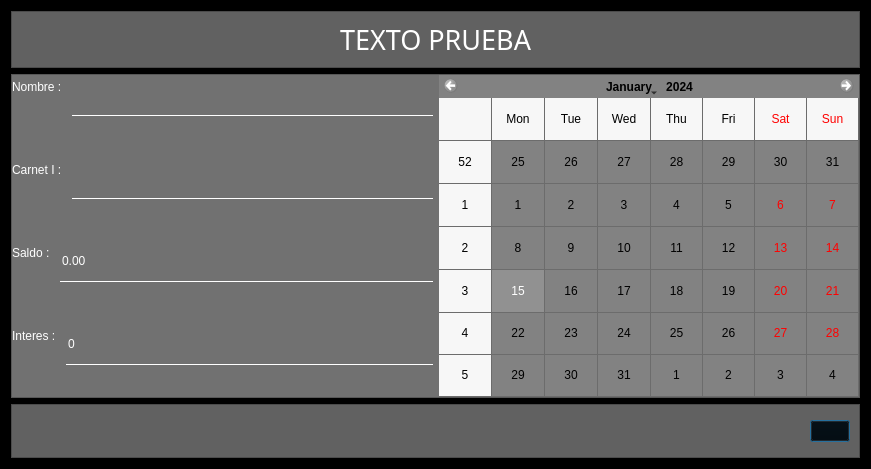
<?xml version="1.0" encoding="UTF-8"?>
<ui version="4.0">
 <class>Mostrar_informacion</class>
 <widget class="QDialog" name="Mostrar_informacion">
  <property name="windowModality">
   <enum>Qt::ApplicationModal</enum>
  </property>
  <property name="geometry">
   <rect>
    <x>0</x>
    <y>0</y>
    <width>871</width>
    <height>469</height>
   </rect>
  </property>
  <property name="windowTitle">
   <string>Información</string>
  </property>
  <property name="windowIcon">
   <iconset resource="helpers.qrc">
    <normaloff>:/img (8).png</normaloff>:/img (8).png</iconset>
  </property>
  <property name="styleSheet">
   <string notr="true">#Mostrar_informacion{

	background-color: rgb(0, 0, 0);
}
#header{background-color: rgb(97, 97, 97);}


#body{background-color: rgb(113, 113, 113);}


#futter{background-color: rgb(97, 97, 97);}</string>
  </property>
  <layout class="QVBoxLayout" name="verticalLayout" stretch="1,6,1">
   <item>
    <widget class="QFrame" name="header">
     <property name="styleSheet">
      <string notr="true"/>
     </property>
     <property name="frameShape">
      <enum>QFrame::StyledPanel</enum>
     </property>
     <property name="frameShadow">
      <enum>QFrame::Raised</enum>
     </property>
     <layout class="QHBoxLayout" name="horizontalLayout">
      <item>
       <spacer name="horizontalSpacer">
        <property name="orientation">
         <enum>Qt::Horizontal</enum>
        </property>
        <property name="sizeHint" stdset="0">
         <size>
          <width>312</width>
          <height>20</height>
         </size>
        </property>
       </spacer>
      </item>
      <item>
       <widget class="QLabel" name="label_mostrar">
        <property name="font">
         <font>
          <family>Roboto Lt</family>
          <pointsize>20</pointsize>
         </font>
        </property>
        <property name="styleSheet">
         <string notr="true">
color:white;</string>
        </property>
        <property name="text">
         <string>TEXTO PRUEBA</string>
        </property>
       </widget>
      </item>
      <item>
       <spacer name="horizontalSpacer_2">
        <property name="orientation">
         <enum>Qt::Horizontal</enum>
        </property>
        <property name="sizeHint" stdset="0">
         <size>
          <width>312</width>
          <height>20</height>
         </size>
        </property>
       </spacer>
      </item>
     </layout>
    </widget>
   </item>
   <item>
    <widget class="QFrame" name="body">
     <property name="styleSheet">
      <string notr="true">QCalendarWidget{
	

	background-color: rgb(255, 0, 0);

}

QLabel{

	
	
	color: rgb(255, 255, 255);
	font: italic 16pt &quot;Roboto Bk&quot;;

}

QLineEdit{
 color: white;
    background-color: transparent;
	border:none;
	border-bottom: 1px solid white;

height: 40px;
font: italic 16pt &quot;Roboto Bk&quot;;

}

QSpinBox{
  color: white;
    background-color: transparent;
	border:none;
	border-bottom: 1px solid white;

height: 40px;
font: italic 16pt &quot;Roboto Bk&quot;;
}

QDoubleSpinBox{

 color: white;
    background-color: transparent;
	border:none;
	border-bottom: 1px solid white;

height: 40px;
font: italic 16pt &quot;Roboto Bk&quot;;
}</string>
     </property>
     <property name="frameShape">
      <enum>QFrame::StyledPanel</enum>
     </property>
     <property name="frameShadow">
      <enum>QFrame::Raised</enum>
     </property>
     <layout class="QHBoxLayout" name="horizontalLayout_3">
      <property name="leftMargin">
       <number>0</number>
      </property>
      <property name="topMargin">
       <number>0</number>
      </property>
      <property name="rightMargin">
       <number>0</number>
      </property>
      <property name="bottomMargin">
       <number>0</number>
      </property>
      <item>
       <layout class="QVBoxLayout" name="verticalLayout_2">
        <property name="spacing">
         <number>10</number>
        </property>
        <item>
         <layout class="QFormLayout" name="formLayout">
          <item row="0" column="0">
           <widget class="QLabel" name="label_2">
            <property name="text">
             <string>Nombre :</string>
            </property>
           </widget>
          </item>
          <item row="0" column="1">
           <widget class="QLineEdit" name="lineEdit">
            <property name="readOnly">
             <bool>true</bool>
            </property>
           </widget>
          </item>
         </layout>
        </item>
        <item>
         <layout class="QFormLayout" name="formLayout_2">
          <item row="0" column="0">
           <widget class="QLabel" name="label_3">
            <property name="text">
             <string>Carnet I :</string>
            </property>
           </widget>
          </item>
          <item row="0" column="1">
           <widget class="QLineEdit" name="lineEdit_2">
            <property name="readOnly">
             <bool>true</bool>
            </property>
           </widget>
          </item>
         </layout>
        </item>
        <item>
         <layout class="QFormLayout" name="formLayout_4">
          <item row="0" column="0">
           <widget class="QLabel" name="label_4">
            <property name="text">
             <string>Saldo :</string>
            </property>
           </widget>
          </item>
          <item row="0" column="1">
           <widget class="QDoubleSpinBox" name="doubleSpinBox">
            <property name="readOnly">
             <bool>true</bool>
            </property>
            <property name="maximum">
             <double>999999999999999983222784.000000000000000</double>
            </property>
           </widget>
          </item>
         </layout>
        </item>
        <item>
         <layout class="QFormLayout" name="formLayout_3">
          <item row="0" column="0">
           <widget class="QLabel" name="label_5">
            <property name="text">
             <string>Interes :</string>
            </property>
           </widget>
          </item>
          <item row="0" column="1">
           <widget class="QSpinBox" name="spinBox">
            <property name="maximum">
             <number>300</number>
            </property>
           </widget>
          </item>
         </layout>
        </item>
       </layout>
      </item>
      <item>
       <widget class="QCalendarWidget" name="calendarWidget">
        <property name="enabled">
         <bool>false</bool>
        </property>
        <property name="styleSheet">
         <string notr="true">background-color: rgb(130, 130, 130);
font: 12pt &quot;Roboto&quot;;
color: rgb(0, 0, 0);

</string>
        </property>
        <property name="gridVisible">
         <bool>true</bool>
        </property>
        <property name="dateEditEnabled">
         <bool>false</bool>
        </property>
       </widget>
      </item>
     </layout>
    </widget>
   </item>
   <item>
    <widget class="QFrame" name="futter">
     <property name="styleSheet">
      <string notr="true"/>
     </property>
     <property name="frameShape">
      <enum>QFrame::StyledPanel</enum>
     </property>
     <property name="frameShadow">
      <enum>QFrame::Raised</enum>
     </property>
     <layout class="QHBoxLayout" name="horizontalLayout_2">
      <item>
       <spacer name="horizontalSpacer_3">
        <property name="orientation">
         <enum>Qt::Horizontal</enum>
        </property>
        <property name="sizeHint" stdset="0">
         <size>
          <width>772</width>
          <height>20</height>
         </size>
        </property>
       </spacer>
      </item>
      <item>
       <widget class="QPushButton" name="pushButton_2">
        <property name="cursor">
         <cursorShape>PointingHandCursor</cursorShape>
        </property>
        <property name="styleSheet">
         <string notr="true"> QPushButton{ background-color: transparent;}

QPushButton:hover{
border-radius: 22px;
background-color: rgb(200, 200,200);
 background-color: transparent;
}</string>
        </property>
        <property name="text">
         <string/>
        </property>
        <property name="icon">
         <iconset resource="helpers.qrc">
          <normaloff>:/img (10).png</normaloff>:/img (10).png</iconset>
        </property>
        <property name="iconSize">
         <size>
          <width>40</width>
          <height>40</height>
         </size>
        </property>
       </widget>
      </item>
     </layout>
    </widget>
   </item>
  </layout>
 </widget>
 <resources>
  <include location="helpers.qrc"/>
 </resources>
 <connections/>
</ui>
